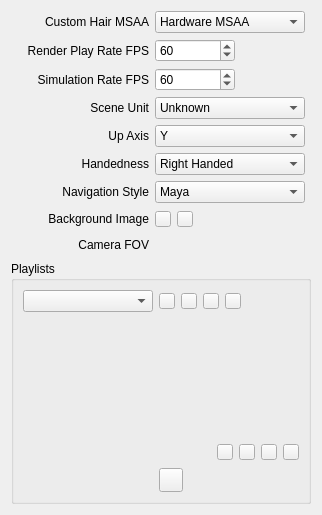
<?xml version="1.0" encoding="UTF-8"?>
<ui version="4.0">
 <class>DisplayPreferencesPanel</class>
 <widget class="QWidget" name="DisplayPreferencesPanel">
  <property name="geometry">
   <rect>
    <x>0</x>
    <y>0</y>
    <width>320</width>
    <height>515</height>
   </rect>
  </property>
  <property name="sizePolicy">
   <sizepolicy hsizetype="Fixed" vsizetype="Fixed">
    <horstretch>0</horstretch>
    <verstretch>0</verstretch>
   </sizepolicy>
  </property>
  <property name="windowTitle">
   <string>Form</string>
  </property>
  <layout class="QVBoxLayout" name="verticalLayout">
   <item>
    <layout class="QGridLayout" name="gridLayout">
     <property name="sizeConstraint">
      <enum>QLayout::SetFixedSize</enum>
     </property>
     <item row="0" column="1">
      <widget class="QComboBox" name="cbAntialiasing">
       <property name="sizePolicy">
        <sizepolicy hsizetype="Fixed" vsizetype="Fixed">
         <horstretch>0</horstretch>
         <verstretch>0</verstretch>
        </sizepolicy>
       </property>
       <property name="minimumSize">
        <size>
         <width>150</width>
         <height>0</height>
        </size>
       </property>
       <item>
        <property name="text">
         <string>Hardware MSAA</string>
        </property>
       </item>
       <item>
        <property name="text">
         <string>Custom MSAA 2x</string>
        </property>
       </item>
       <item>
        <property name="text">
         <string>Custom MSAA 4x</string>
        </property>
       </item>
       <item>
        <property name="text">
         <string>Custom MSAA 8x</string>
        </property>
       </item>
      </widget>
     </item>
     <item row="1" column="0">
      <widget class="QLabel" name="labelRenderPlayRateFPS">
       <property name="text">
        <string>Render Play Rate FPS</string>
       </property>
       <property name="alignment">
        <set>Qt::AlignRight|Qt::AlignTrailing|Qt::AlignVCenter</set>
       </property>
      </widget>
     </item>
     <item row="1" column="1">
      <widget class="QDoubleSpinBox" name="spinRenderPlayRateFPS">
       <property name="sizePolicy">
        <sizepolicy hsizetype="Fixed" vsizetype="Fixed">
         <horstretch>0</horstretch>
         <verstretch>0</verstretch>
        </sizepolicy>
       </property>
       <property name="minimumSize">
        <size>
         <width>80</width>
         <height>0</height>
        </size>
       </property>
       <property name="maximumSize">
        <size>
         <width>80</width>
         <height>16777215</height>
        </size>
       </property>
       <property name="decimals">
        <number>0</number>
       </property>
       <property name="minimum">
        <double>10.000000000000000</double>
       </property>
       <property name="maximum">
        <double>1000.000000000000000</double>
       </property>
       <property name="value">
        <double>60.000000000000000</double>
       </property>
      </widget>
     </item>
     <item row="7" column="1">
      <layout class="QHBoxLayout" name="horizontalLayout_3">
       <property name="sizeConstraint">
        <enum>QLayout::SetMinimumSize</enum>
       </property>
       <item>
        <widget class="QPushButton" name="btnBackgroundTex">
         <property name="sizePolicy">
          <sizepolicy hsizetype="Fixed" vsizetype="Fixed">
           <horstretch>0</horstretch>
           <verstretch>0</verstretch>
          </sizepolicy>
         </property>
         <property name="minimumSize">
          <size>
           <width>16</width>
           <height>16</height>
          </size>
         </property>
         <property name="maximumSize">
          <size>
           <width>16</width>
           <height>16</height>
          </size>
         </property>
         <property name="text">
          <string/>
         </property>
        </widget>
       </item>
       <item>
        <widget class="QPushButton" name="btnBackgroundTexClear">
         <property name="minimumSize">
          <size>
           <width>16</width>
           <height>16</height>
          </size>
         </property>
         <property name="maximumSize">
          <size>
           <width>16</width>
           <height>16</height>
          </size>
         </property>
         <property name="text">
          <string/>
         </property>
        </widget>
       </item>
       <item>
        <spacer name="horizontalSpacer">
         <property name="orientation">
          <enum>Qt::Horizontal</enum>
         </property>
         <property name="sizeType">
          <enum>QSizePolicy::Expanding</enum>
         </property>
         <property name="sizeHint" stdset="0">
          <size>
           <width>110</width>
           <height>20</height>
          </size>
         </property>
        </spacer>
       </item>
      </layout>
     </item>
     <item row="6" column="0">
      <widget class="QLabel" name="label_2">
       <property name="sizePolicy">
        <sizepolicy hsizetype="Fixed" vsizetype="Fixed">
         <horstretch>0</horstretch>
         <verstretch>0</verstretch>
        </sizepolicy>
       </property>
       <property name="minimumSize">
        <size>
         <width>138</width>
         <height>0</height>
        </size>
       </property>
       <property name="layoutDirection">
        <enum>Qt::RightToLeft</enum>
       </property>
       <property name="text">
        <string>Navigation Style</string>
       </property>
       <property name="textFormat">
        <enum>Qt::PlainText</enum>
       </property>
       <property name="alignment">
        <set>Qt::AlignRight|Qt::AlignTrailing|Qt::AlignVCenter</set>
       </property>
      </widget>
     </item>
     <item row="0" column="0">
      <widget class="QLabel" name="labelCustomMSAA">
       <property name="sizePolicy">
        <sizepolicy hsizetype="Fixed" vsizetype="Fixed">
         <horstretch>0</horstretch>
         <verstretch>0</verstretch>
        </sizepolicy>
       </property>
       <property name="minimumSize">
        <size>
         <width>138</width>
         <height>0</height>
        </size>
       </property>
       <property name="layoutDirection">
        <enum>Qt::RightToLeft</enum>
       </property>
       <property name="text">
        <string>Custom Hair MSAA</string>
       </property>
       <property name="textFormat">
        <enum>Qt::PlainText</enum>
       </property>
       <property name="alignment">
        <set>Qt::AlignRight|Qt::AlignTrailing|Qt::AlignVCenter</set>
       </property>
      </widget>
     </item>
     <item row="4" column="1">
      <widget class="QComboBox" name="cbUpAxis">
       <property name="sizePolicy">
        <sizepolicy hsizetype="Fixed" vsizetype="Fixed">
         <horstretch>0</horstretch>
         <verstretch>0</verstretch>
        </sizepolicy>
       </property>
       <property name="minimumSize">
        <size>
         <width>150</width>
         <height>0</height>
        </size>
       </property>
       <item>
        <property name="text">
         <string>Y</string>
        </property>
       </item>
       <item>
        <property name="text">
         <string>Z</string>
        </property>
       </item>
      </widget>
     </item>
     <item row="7" column="0">
      <widget class="QLabel" name="label_3">
       <property name="sizePolicy">
        <sizepolicy hsizetype="Fixed" vsizetype="Fixed">
         <horstretch>0</horstretch>
         <verstretch>0</verstretch>
        </sizepolicy>
       </property>
       <property name="minimumSize">
        <size>
         <width>138</width>
         <height>0</height>
        </size>
       </property>
       <property name="layoutDirection">
        <enum>Qt::RightToLeft</enum>
       </property>
       <property name="text">
        <string>Background Image</string>
       </property>
       <property name="textFormat">
        <enum>Qt::PlainText</enum>
       </property>
       <property name="alignment">
        <set>Qt::AlignRight|Qt::AlignTrailing|Qt::AlignVCenter</set>
       </property>
      </widget>
     </item>
     <item row="8" column="1">
      <widget class="SlideSpinBox&lt;QDoubleSpinBox, double&gt;" name="spinCameraFOV" native="true">
       <property name="sizePolicy">
        <sizepolicy hsizetype="Fixed" vsizetype="Fixed">
         <horstretch>0</horstretch>
         <verstretch>0</verstretch>
        </sizepolicy>
       </property>
       <property name="minimumSize">
        <size>
         <width>80</width>
         <height>20</height>
        </size>
       </property>
      </widget>
     </item>
     <item row="5" column="1">
      <widget class="QComboBox" name="cbHandedness">
       <property name="sizePolicy">
        <sizepolicy hsizetype="Fixed" vsizetype="Fixed">
         <horstretch>0</horstretch>
         <verstretch>0</verstretch>
        </sizepolicy>
       </property>
       <property name="minimumSize">
        <size>
         <width>150</width>
         <height>0</height>
        </size>
       </property>
       <item>
        <property name="text">
         <string>Right Handed</string>
        </property>
       </item>
       <item>
        <property name="text">
         <string>Left Handed</string>
        </property>
       </item>
      </widget>
     </item>
     <item row="3" column="1">
      <widget class="QComboBox" name="cbSceneUnit">
       <property name="sizePolicy">
        <sizepolicy hsizetype="Fixed" vsizetype="Fixed">
         <horstretch>0</horstretch>
         <verstretch>0</verstretch>
        </sizepolicy>
       </property>
       <property name="minimumSize">
        <size>
         <width>150</width>
         <height>0</height>
        </size>
       </property>
       <property name="currentText">
        <string>Unknown</string>
       </property>
       <item>
        <property name="text">
         <string>Unknown</string>
        </property>
       </item>
       <item>
        <property name="text">
         <string>Centimeter</string>
        </property>
       </item>
       <item>
        <property name="text">
         <string>Meter</string>
        </property>
       </item>
       <item>
        <property name="text">
         <string>Inch</string>
        </property>
       </item>
      </widget>
     </item>
     <item row="5" column="0">
      <widget class="QLabel" name="label1">
       <property name="sizePolicy">
        <sizepolicy hsizetype="Fixed" vsizetype="Fixed">
         <horstretch>0</horstretch>
         <verstretch>0</verstretch>
        </sizepolicy>
       </property>
       <property name="minimumSize">
        <size>
         <width>138</width>
         <height>0</height>
        </size>
       </property>
       <property name="layoutDirection">
        <enum>Qt::RightToLeft</enum>
       </property>
       <property name="text">
        <string>Handedness</string>
       </property>
       <property name="textFormat">
        <enum>Qt::PlainText</enum>
       </property>
       <property name="alignment">
        <set>Qt::AlignRight|Qt::AlignTrailing|Qt::AlignVCenter</set>
       </property>
      </widget>
     </item>
     <item row="3" column="0">
      <widget class="QLabel" name="label">
       <property name="sizePolicy">
        <sizepolicy hsizetype="Fixed" vsizetype="Fixed">
         <horstretch>0</horstretch>
         <verstretch>0</verstretch>
        </sizepolicy>
       </property>
       <property name="minimumSize">
        <size>
         <width>138</width>
         <height>0</height>
        </size>
       </property>
       <property name="layoutDirection">
        <enum>Qt::RightToLeft</enum>
       </property>
       <property name="text">
        <string>Scene Unit</string>
       </property>
       <property name="textFormat">
        <enum>Qt::PlainText</enum>
       </property>
       <property name="alignment">
        <set>Qt::AlignRight|Qt::AlignTrailing|Qt::AlignVCenter</set>
       </property>
      </widget>
     </item>
     <item row="4" column="0">
      <widget class="QLabel" name="label2">
       <property name="sizePolicy">
        <sizepolicy hsizetype="Fixed" vsizetype="Fixed">
         <horstretch>0</horstretch>
         <verstretch>0</verstretch>
        </sizepolicy>
       </property>
       <property name="minimumSize">
        <size>
         <width>138</width>
         <height>0</height>
        </size>
       </property>
       <property name="layoutDirection">
        <enum>Qt::RightToLeft</enum>
       </property>
       <property name="text">
        <string>Up Axis</string>
       </property>
       <property name="textFormat">
        <enum>Qt::PlainText</enum>
       </property>
       <property name="alignment">
        <set>Qt::AlignRight|Qt::AlignTrailing|Qt::AlignVCenter</set>
       </property>
      </widget>
     </item>
     <item row="6" column="1">
      <widget class="QComboBox" name="cbNavigationStyle">
       <property name="sizePolicy">
        <sizepolicy hsizetype="Fixed" vsizetype="Fixed">
         <horstretch>0</horstretch>
         <verstretch>0</verstretch>
        </sizepolicy>
       </property>
       <property name="minimumSize">
        <size>
         <width>150</width>
         <height>0</height>
        </size>
       </property>
       <item>
        <property name="text">
         <string>Maya</string>
        </property>
       </item>
       <item>
        <property name="text">
         <string>3ds Max</string>
        </property>
       </item>
      </widget>
     </item>
     <item row="8" column="0">
      <widget class="QLabel" name="labelCameraFOV">
       <property name="sizePolicy">
        <sizepolicy hsizetype="Fixed" vsizetype="Preferred">
         <horstretch>0</horstretch>
         <verstretch>0</verstretch>
        </sizepolicy>
       </property>
       <property name="minimumSize">
        <size>
         <width>138</width>
         <height>0</height>
        </size>
       </property>
       <property name="text">
        <string>Camera FOV</string>
       </property>
       <property name="alignment">
        <set>Qt::AlignRight|Qt::AlignTrailing|Qt::AlignVCenter</set>
       </property>
      </widget>
     </item>
     <item row="2" column="0">
      <widget class="QLabel" name="labelSimulationRateFPS">
       <property name="text">
        <string>Simulation Rate FPS</string>
       </property>
       <property name="alignment">
        <set>Qt::AlignRight|Qt::AlignTrailing|Qt::AlignVCenter</set>
       </property>
      </widget>
     </item>
     <item row="2" column="1">
      <widget class="QDoubleSpinBox" name="spinSimulationRateFPS">
       <property name="sizePolicy">
        <sizepolicy hsizetype="Fixed" vsizetype="Fixed">
         <horstretch>0</horstretch>
         <verstretch>0</verstretch>
        </sizepolicy>
       </property>
       <property name="minimumSize">
        <size>
         <width>80</width>
         <height>0</height>
        </size>
       </property>
       <property name="maximumSize">
        <size>
         <width>80</width>
         <height>16777215</height>
        </size>
       </property>
       <property name="decimals">
        <number>0</number>
       </property>
       <property name="minimum">
        <double>10.000000000000000</double>
       </property>
       <property name="maximum">
        <double>1000.000000000000000</double>
       </property>
       <property name="value">
        <double>60.000000000000000</double>
       </property>
      </widget>
     </item>
    </layout>
   </item>
   <item>
    <widget class="QGroupBox" name="groupBox">
     <property name="sizePolicy">
      <sizepolicy hsizetype="Fixed" vsizetype="Preferred">
       <horstretch>0</horstretch>
       <verstretch>0</verstretch>
      </sizepolicy>
     </property>
     <property name="minimumSize">
      <size>
       <width>300</width>
       <height>0</height>
      </size>
     </property>
     <property name="maximumSize">
      <size>
       <width>300</width>
       <height>16777215</height>
      </size>
     </property>
     <property name="title">
      <string>Playlists</string>
     </property>
     <layout class="QGridLayout" name="gridLayout_2">
      <item row="30" column="1">
       <layout class="QHBoxLayout" name="horizontalLayout_5">
        <item>
         <spacer name="horizontalSpacer_3">
          <property name="orientation">
           <enum>Qt::Horizontal</enum>
          </property>
          <property name="sizeType">
           <enum>QSizePolicy::Fixed</enum>
          </property>
          <property name="sizeHint" stdset="0">
           <size>
            <width>60</width>
            <height>20</height>
           </size>
          </property>
         </spacer>
        </item>
        <item>
         <widget class="QPushButton" name="btnPlaylistAddProj">
          <property name="sizePolicy">
           <sizepolicy hsizetype="Fixed" vsizetype="Fixed">
            <horstretch>0</horstretch>
            <verstretch>0</verstretch>
           </sizepolicy>
          </property>
          <property name="minimumSize">
           <size>
            <width>16</width>
            <height>16</height>
           </size>
          </property>
          <property name="maximumSize">
           <size>
            <width>16</width>
            <height>16</height>
           </size>
          </property>
          <property name="text">
           <string/>
          </property>
         </widget>
        </item>
        <item>
         <widget class="QPushButton" name="btnPlaylistRemoveProj">
          <property name="sizePolicy">
           <sizepolicy hsizetype="Fixed" vsizetype="Fixed">
            <horstretch>0</horstretch>
            <verstretch>0</verstretch>
           </sizepolicy>
          </property>
          <property name="minimumSize">
           <size>
            <width>16</width>
            <height>16</height>
           </size>
          </property>
          <property name="maximumSize">
           <size>
            <width>16</width>
            <height>16</height>
           </size>
          </property>
          <property name="text">
           <string/>
          </property>
         </widget>
        </item>
        <item>
         <widget class="QPushButton" name="btnPlaylistProjGoUp">
          <property name="sizePolicy">
           <sizepolicy hsizetype="Fixed" vsizetype="Fixed">
            <horstretch>0</horstretch>
            <verstretch>0</verstretch>
           </sizepolicy>
          </property>
          <property name="minimumSize">
           <size>
            <width>16</width>
            <height>16</height>
           </size>
          </property>
          <property name="maximumSize">
           <size>
            <width>16</width>
            <height>16</height>
           </size>
          </property>
          <property name="text">
           <string/>
          </property>
         </widget>
        </item>
        <item>
         <widget class="QPushButton" name="btnPlaylistProjGoDown">
          <property name="sizePolicy">
           <sizepolicy hsizetype="Fixed" vsizetype="Fixed">
            <horstretch>0</horstretch>
            <verstretch>0</verstretch>
           </sizepolicy>
          </property>
          <property name="minimumSize">
           <size>
            <width>16</width>
            <height>16</height>
           </size>
          </property>
          <property name="maximumSize">
           <size>
            <width>16</width>
            <height>16</height>
           </size>
          </property>
          <property name="text">
           <string/>
          </property>
         </widget>
        </item>
       </layout>
      </item>
      <item row="1" column="1">
       <layout class="QHBoxLayout" name="horizontalLayout_2">
        <item>
         <widget class="QPushButton" name="btnPlaylistsRename">
          <property name="sizePolicy">
           <sizepolicy hsizetype="Fixed" vsizetype="Fixed">
            <horstretch>0</horstretch>
            <verstretch>0</verstretch>
           </sizepolicy>
          </property>
          <property name="minimumSize">
           <size>
            <width>16</width>
            <height>16</height>
           </size>
          </property>
          <property name="maximumSize">
           <size>
            <width>16</width>
            <height>16</height>
           </size>
          </property>
          <property name="text">
           <string/>
          </property>
         </widget>
        </item>
        <item>
         <widget class="QPushButton" name="btnPlaylistsAdd">
          <property name="sizePolicy">
           <sizepolicy hsizetype="Fixed" vsizetype="Fixed">
            <horstretch>0</horstretch>
            <verstretch>0</verstretch>
           </sizepolicy>
          </property>
          <property name="minimumSize">
           <size>
            <width>16</width>
            <height>16</height>
           </size>
          </property>
          <property name="maximumSize">
           <size>
            <width>16</width>
            <height>16</height>
           </size>
          </property>
          <property name="text">
           <string/>
          </property>
         </widget>
        </item>
        <item>
         <widget class="QPushButton" name="btnPlaylistsReload">
          <property name="sizePolicy">
           <sizepolicy hsizetype="Fixed" vsizetype="Fixed">
            <horstretch>0</horstretch>
            <verstretch>0</verstretch>
           </sizepolicy>
          </property>
          <property name="minimumSize">
           <size>
            <width>16</width>
            <height>16</height>
           </size>
          </property>
          <property name="maximumSize">
           <size>
            <width>16</width>
            <height>16</height>
           </size>
          </property>
          <property name="text">
           <string/>
          </property>
         </widget>
        </item>
        <item>
         <widget class="QPushButton" name="btnPlaylistsRemove">
          <property name="sizePolicy">
           <sizepolicy hsizetype="Fixed" vsizetype="Fixed">
            <horstretch>0</horstretch>
            <verstretch>0</verstretch>
           </sizepolicy>
          </property>
          <property name="minimumSize">
           <size>
            <width>16</width>
            <height>16</height>
           </size>
          </property>
          <property name="maximumSize">
           <size>
            <width>16</width>
            <height>16</height>
           </size>
          </property>
          <property name="text">
           <string/>
          </property>
         </widget>
        </item>
        <item>
         <spacer name="horizontalSpacer_2">
          <property name="orientation">
           <enum>Qt::Horizontal</enum>
          </property>
          <property name="sizeType">
           <enum>QSizePolicy::Fixed</enum>
          </property>
          <property name="sizeHint" stdset="0">
           <size>
            <width>60</width>
            <height>20</height>
           </size>
          </property>
         </spacer>
        </item>
       </layout>
      </item>
      <item row="1" column="0">
       <widget class="QComboBox" name="cbPlaylists">
        <property name="sizePolicy">
         <sizepolicy hsizetype="Fixed" vsizetype="Fixed">
          <horstretch>0</horstretch>
          <verstretch>0</verstretch>
         </sizepolicy>
        </property>
        <property name="minimumSize">
         <size>
          <width>130</width>
          <height>0</height>
         </size>
        </property>
       </widget>
      </item>
      <item row="2" column="0" rowspan="3" colspan="2">
       <widget class="TipListView" name="listWidgetPlaylist" native="true">
        <property name="sizePolicy">
         <sizepolicy hsizetype="Fixed" vsizetype="Fixed">
          <horstretch>0</horstretch>
          <verstretch>0</verstretch>
         </sizepolicy>
        </property>
        <property name="minimumSize">
         <size>
          <width>280</width>
          <height>90</height>
         </size>
        </property>
       </widget>
      </item>
      <item row="31" column="1">
       <widget class="QPushButton" name="btnPlaylistsPlay">
        <property name="sizePolicy">
         <sizepolicy hsizetype="Fixed" vsizetype="Fixed">
          <horstretch>0</horstretch>
          <verstretch>0</verstretch>
         </sizepolicy>
        </property>
        <property name="minimumSize">
         <size>
          <width>24</width>
          <height>24</height>
         </size>
        </property>
        <property name="maximumSize">
         <size>
          <width>24</width>
          <height>24</height>
         </size>
        </property>
        <property name="text">
         <string/>
        </property>
       </widget>
      </item>
     </layout>
    </widget>
   </item>
  </layout>
 </widget>
 <customwidgets>
  <customwidget>
   <class>SlideSpinBox&lt;QDoubleSpinBox, double&gt;</class>
   <extends>QWidget</extends>
   <header>SlideSpinBox.h</header>
   <container>1</container>
  </customwidget>
  <customwidget>
   <class>TipListView</class>
   <extends>QWidget</extends>
   <header>tiplistview.h</header>
  </customwidget>
 </customwidgets>
 <resources/>
 <connections/>
</ui>
